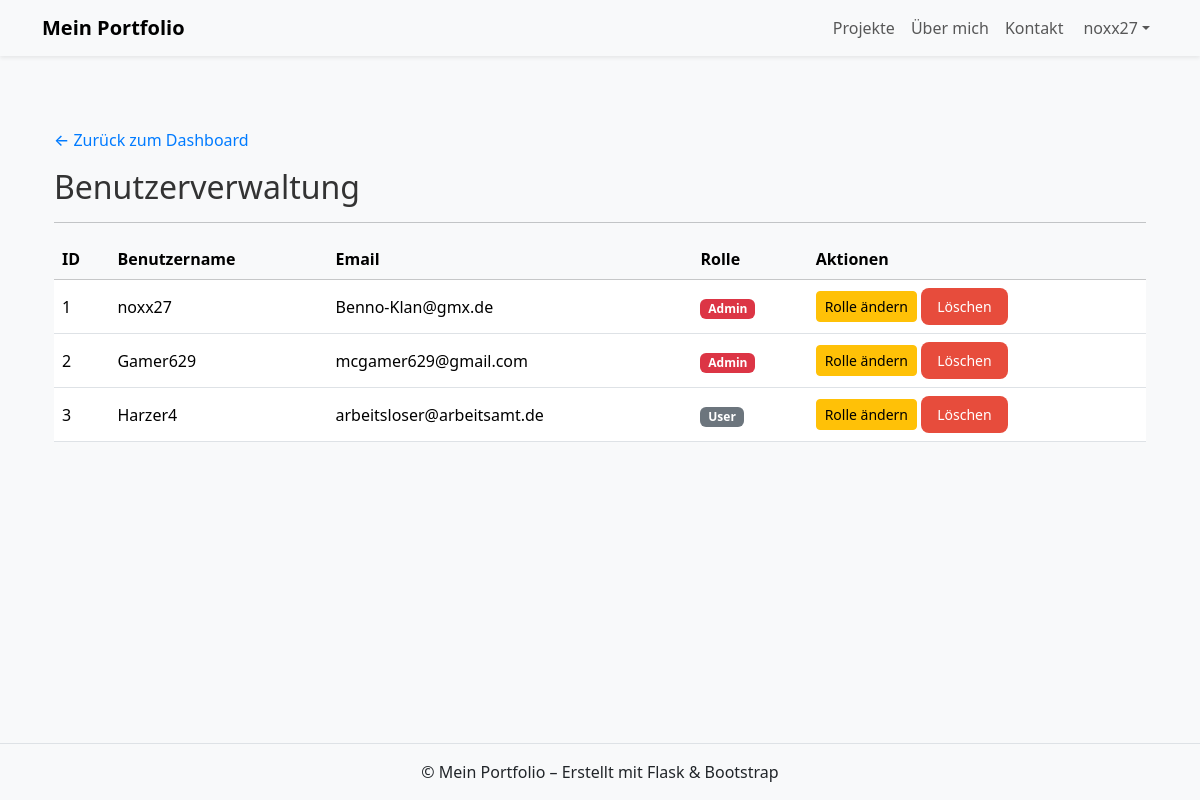
Before: /admin/users (signed in) with the older database file.
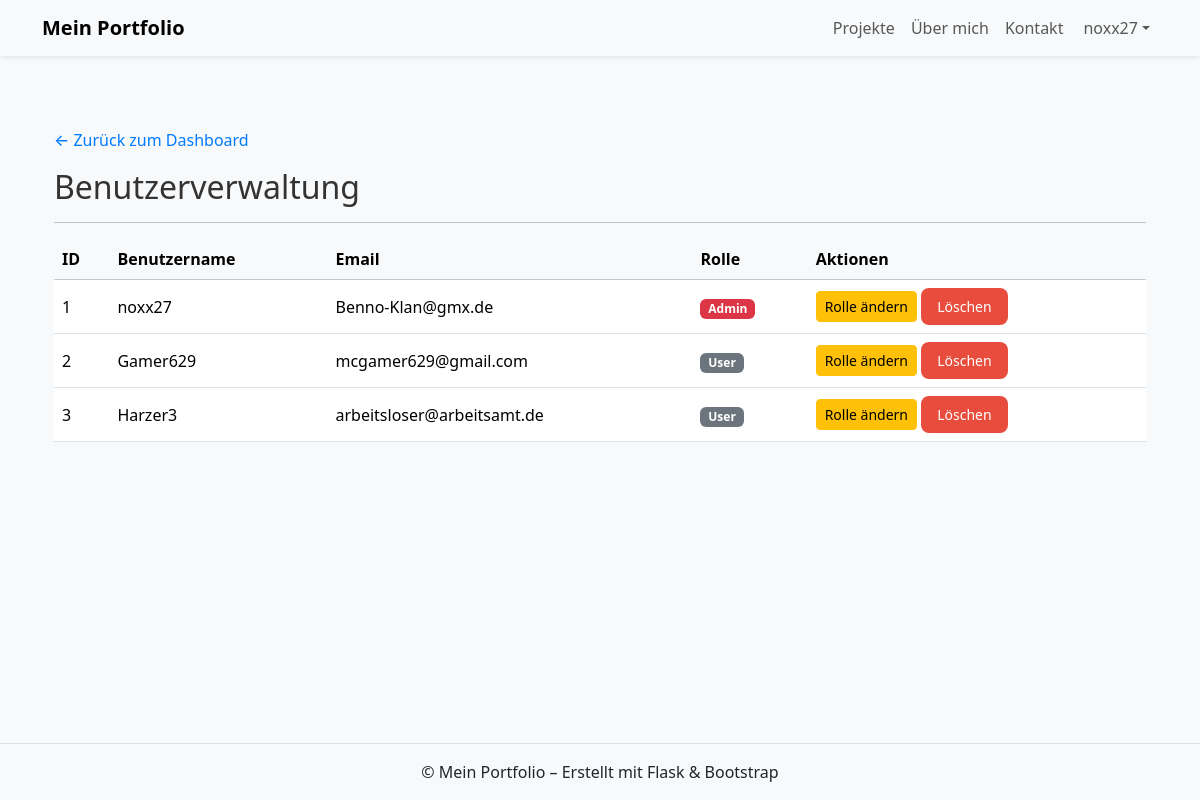
After: the same page with the newer database file.
### app/models/user.py (models this page shows, shortened)
class User(db.Model, UserMixin):
    id = db.Column(db.Integer, primary_key=True)
    username = db.Column(db.String(50), unique=True, nullable=False)
    email = db.Column(db.String(120), unique=True, nullable=False)
    password_hash = db.Column(db.String(128), nullable=False)
    role = db.Column(db.String(10), default="user")  # "user" oder "admin"
    def is_admin(self):
        return self.role == "admin"

### app/routes/admin.py (the view)
@admin_bp.route("/users")
@login_required
def users():
    all_users = User.query.all()
    return render_template("admin/users.html", users=all_users)

### app/routes/admin.py (called while the page is built)
@admin_bp.before_request
def restrict_to_admins():
    if not current_user.is_authenticated or not current_user.is_admin():
        abort(403)

### app/templates/admin/users.html (shortened to what this page needs)
{% extends "base.html" %}
{% block content %}
<div class="container mt-4">
  <a href="{{ url_for('admin.dashboard') }}" class="back-btn">← Zurück zum Dashboard</a>
  <h2>Benutzerverwaltung</h2>
  <hr>
  <table class="table table-hover align-middle">
    <thead class="table-light">
      <tr>
        <th>ID</th>
        <th>Benutzername</th>
        <th>Email</th>
        <th>Rolle</th>
        <th>Aktionen</th>
      </tr>
    </thead>
    <tbody>
      {% for user in users %}
      <tr onclick="window.location.href='{{ url_for('admin.user_detail', user_id=user.id) }}'" style="cursor: pointer;">
        <td>{{ user.id }}</td>
        <td>{{ user.username }}</td>
        <td>{{ user.email }}</td>
        <td>
          {% if user.role == "admin" %}
            <span class="badge bg-danger">Admin</span>
          {% else %}
            <span class="badge bg-secondary">User</span>
          {% endif %}
        </td>
        <td onclick="event.stopPropagation();">
          <a href="{{ url_for('admin.toggle_role', user_id=user.id) }}" class="btn btn-sm btn-warning">Rolle ändern</a>
          <a href="{{ url_for('admin.delete_user', user_id=user.id) }}" class="btn btn-sm btn-danger"
            onclick="return confirm('Diesen Benutzer wirklich löschen?')">Löschen</a>
        </td>
      </tr>
      {% endfor %}
    </tbody>
  </table>
</div>
<link rel="stylesheet" href="{{ url_for('static', filename='css/admin.css') }}">
{% endblock %}

Changed rows visible on the page:
changed User "Gamer629": role "Admin" → "User"
changed User "arbeitsloser@arbeitsamt.de": username "Harzer4" → "Harzer3"
